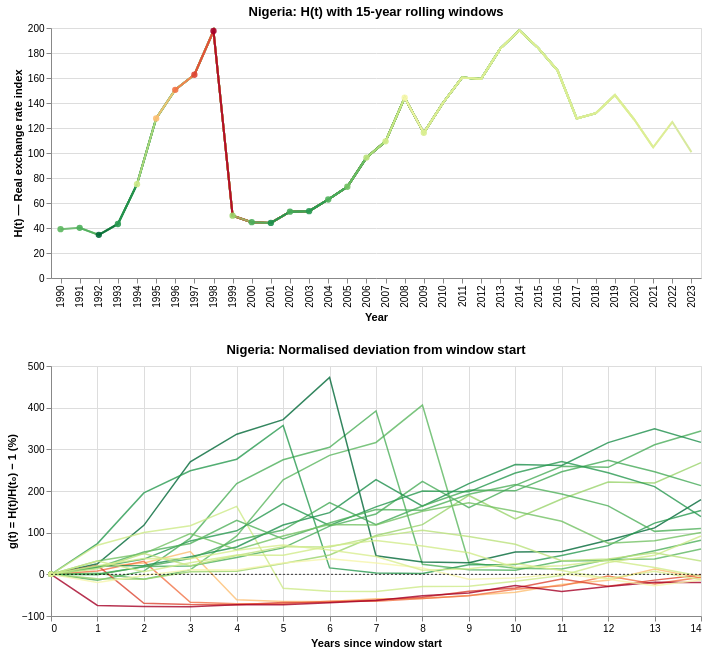

This figure's notebook cell:
### Markdown cell above
## Nigeria deep dive

Nigeria has up to 20 rolling 15-year windows and experienced a major real depreciation episode in 2014–2016, driven by the oil price collapse and naira devaluation. This section visualises how the timing of each window relative to this event shapes its outcome.

### Code cell
# Nigeria deep dive: H(t) windows + normalized deviation
nga = hybrid[hybrid['country'] == 'NGA'].copy()
nga_res = residuals[residuals['country'] == 'NGA'].copy()

print(f"Nigeria: {len(nga_res)} windows, start years {nga_res['window_start'].min()}–{nga_res['window_start'].max()}")

# Build per-window data for both charts
window_rows = []
for _, row in nga_res.iterrows():
    ws = int(row['window_start'])
    we = int(row['window_end'])
    net_pv = row['net_pv_by_debt_stock']
    win_data = nga[(nga['year'] >= ws) & (nga['year'] <= we)].copy()
    h0 = win_data['fx_index'].iloc[0]
    for _, yr in win_data.iterrows():
        window_rows.append({
            'year': yr['year'],
            'fx_index': yr['fx_index'],
            'window': f"{ws}–{we}",
            'window_start': ws,
            'g_pct': (yr['fx_index'] / h0 - 1) * 100,
            'years_since_start': yr['year'] - ws,
            'net_pv_pct': net_pv * 100,
        })

window_df = pd.DataFrame(window_rows)

# Color scale: diverging by net PV outcome (red=loss, green=gain)
outcome_scale = alt.Scale(scheme='redyellowgreen', domainMid=0)

# Top chart: H(t) over time with window segments
background = alt.Chart(nga).mark_line(
    color='lightgray', strokeWidth=1.5
).encode(
    x=alt.X('year:O', title='Year'),
    y=alt.Y('fx_index:Q', title='H(t) — Real exchange rate index')
)

window_lines = alt.Chart(window_df).mark_line(strokeWidth=2, opacity=0.8).encode(
    x=alt.X('year:O'),
    y=alt.Y('fx_index:Q'),
    color=alt.Color('net_pv_pct:Q', scale=outcome_scale, title='Net PV (%)'),
    detail='window:N',
    tooltip=['window', alt.Tooltip('net_pv_pct:Q', format='.2f')]
)

start_points = alt.Chart(
    window_df[window_df['years_since_start'] == 0]
).mark_point(size=40, filled=True, opacity=0.9).encode(
    x='year:O',
    y='fx_index:Q',
    color=alt.Color('net_pv_pct:Q', scale=outcome_scale, legend=None),
)

top_chart = (background + window_lines + start_points).properties(
    width=650, height=250, title='Nigeria: H(t) with 15-year rolling windows'
)

# Bottom chart: normalised deviation g(t) = H(t)/H(t0) - 1
deviation_lines = alt.Chart(window_df).mark_line(strokeWidth=1.5, opacity=0.8).encode(
    x=alt.X('years_since_start:Q', title='Years since window start'),
    y=alt.Y('g_pct:Q', title='g(t) = H(t)/H(t₀) − 1 (%)'),
    color=alt.Color('net_pv_pct:Q', scale=outcome_scale, title='Net PV (%)'),
    detail='window:N',
    tooltip=['window', 'years_since_start:Q', alt.Tooltip('g_pct:Q', format='.1f')]
)

origin_points = alt.Chart(
    window_df[window_df['years_since_start'] == 0]
).mark_point(size=30, filled=True).encode(
    x='years_since_start:Q',
    y='g_pct:Q',
    color=alt.Color('net_pv_pct:Q', scale=outcome_scale, legend=None),
)

zero_rule_bottom = alt.Chart(pd.DataFrame({'y': [0]})).mark_rule(
    color='black', strokeDash=[2, 2], strokeWidth=0.8
).encode(y='y:Q')

bottom_chart = (deviation_lines + origin_points + zero_rule_bottom).properties(
    width=650, height=250, title='Nigeria: Normalised deviation from window start'
)

alt.vconcat(top_chart, bottom_chart).resolve_scale(color='shared')

### Figure 1 — Vega-Lite specification as saved in the notebook (floating-point values rounded to 4 significant figures; data arrays with more than 128 entries replaced by an {"elided": "..."} marker saying what was removed)
{"config": {"view": {"continuousWidth": 300, "continuousHeight": 300}}, "vconcat": [{"layer": [{"data": {"name": "data-6d13d91f0d017c018f3d4d14e8476086"}, "mark": {"type": "line", "color": "lightgray", "strokeWidth": 1.5}, "encoding": {"x": {"field": "year", "title": "Year", "type": "ordinal"}, "y": {"field": "fx_index", "title": "H(t) — Real exchange rate index", "type": "quantitative"}}}, {"data": {"name": "data-fb4f1c197375d3f402d1f71adf508b5a"}, "mark": {"type": "line", "opacity": 0.8, "strokeWidth": 2}, "encoding": {"color": {"field": "net_pv_pct", "scale": {"domainMid": 0, "scheme": "redyellowgreen"}, "title": "Net PV (%)", "type": "quantitative"}, "detail": {"field": "window", "type": "nominal"}, "tooltip": [{"field": "window", "type": "nominal"}, {"field": "net_pv_pct", "format": ".2f", "type": "quantitative"}], "x": {"field": "year", "type": "ordinal"}, "y": {"field": "fx_index", "type": "quantitative"}}}, {"data": {"name": "data-5ffba913de188ce9b8a67406bf40c26c"}, "mark": {"type": "point", "filled": true, "opacity": 0.9, "size": 40}, "encoding": {"color": {"field": "net_pv_pct", "legend": null, "scale": {"domainMid": 0, "scheme": "redyellowgreen"}, "type": "quantitative"}, "x": {"field": "year", "type": "ordinal"}, "y": {"field": "fx_index", "type": "quantitative"}}}], "height": 250, "title": "Nigeria: H(t) with 15-year rolling windows", "width": 650}, {"layer": [{"data": {"name": "data-fb4f1c197375d3f402d1f71adf508b5a"}, "mark": {"type": "line", "opacity": 0.8, "strokeWidth": 1.5}, "encoding": {"color": {"field": "net_pv_pct", "scale": {"domainMid": 0, "scheme": "redyellowgreen"}, "title": "Net PV (%)", "type": "quantitative"}, "detail": {"field": "window", "type": "nominal"}, "tooltip": [{"field": "window", "type": "nominal"}, {"field": "years_since_start", "type": "quantitative"}, {"field": "g_pct", "format": ".1f", "type": "quantitative"}], "x": {"field": "years_since_start", "title": "Years since window start", "type": "quantitative"}, "y": {"field": "g_pct", "title": "g(t) = H(t)/H(t₀) − 1 (%)", "type": "quantitative"}}}, {"data": {"name": "data-5ffba913de188ce9b8a67406bf40c26c"}, "mark": {"type": "point", "filled": true, "size": 30}, "encoding": {"color": {"field": "net_pv_pct", "legend": null, "scale": {"domainMid": 0, "scheme": "redyellowgreen"}, "type": "quantitative"}, "x": {"field": "years_since_start", "type": "quantitative"}, "y": {"field": "g_pct", "type": "quantitative"}}}, {"data": {"name": "data-a0a55d106695e8d630baff0f16eee66d"}, "mark": {"type": "rule", "color": "black", "strokeDash": [2, 2], "strokeWidth": 0.8}, "encoding": {"y": {"field": "y", "type": "quantitative"}}}], "height": 250, "title": "Nigeria: Normalised deviation from window start", "width": 650}], "resolve": {"scale": {"color": "shared"}}, "$schema": "https://vega.github.io/schema/vega-lite/v5.20.1.json", "datasets": {"data-6d13d91f0d017c018f3d4d14e8476086": [{"country": "NGA", "year": 1990, "fx_index": 39.04, "baseline": 61.44, "nominal_fx": 0.1244}, {"country": "NGA", "year": 1991, "fx_index": 40.14, "baseline": 49.47, "nominal_fx": 0.1009}, {"country": "NGA", "year": 1992, "fx_index": 34.51, "baseline": 44.82, "nominal_fx": 0.05781}, {"country": "NGA", "year": 1993, "fx_index": 43.21, "baseline": 39.03, "nominal_fx": 0.04532}, {"country": "NGA", "year": 1994, "fx_index": 75.08, "baseline": 46.4, "nominal_fx": 0.04546}, {"country": "NGA", "year": 1995, "fx_index": 127.7, "baseline": 64.12, "nominal_fx": 0.04567}, {"country": "NGA", "year": 1996, "fx_index": 150.6, "baseline": 86.2, "nominal_fx": 0.04569}, {"country": "NGA", "year": 1997, "fx_index": 162.6, "baseline": 111.8, "nominal_fx": 0.04569}, {"country": "NGA", "year": 1998, "fx_index": 197.6, "baseline": 142.7, "nominal_fx": 0.04569}, {"country": "NGA", "year": 1999, "fx_index": 49.87, "baseline": 137.7, "nominal_fx": 0.01083}, {"country": "NGA", "year": 2000, "fx_index": 44.65, "baseline": 121.1, "nominal_fx": 0.009794}, {"country": "NGA", "year": 2001, "fx_index": 44.09, "baseline": 99.77, "nominal_fx": 0.008933}, {"country": "NGA", "year": 2002, "fx_index": 53.03, "baseline": 77.85, "nominal_fx": 0.008265}, {"country": "NGA", "year": 2003, "fx_index": 53.46, "baseline": 49.02, "nominal_fx": 0.007726}, {"country": "NGA", "year": 2004, "fx_index": 62.79, "baseline": 51.6, "nominal_fx": 0.007491}, {"country": "NGA", "year": 2005, "fx_index": 72.99, "baseline": 57.27, "nominal_fx": 0.007598}, {"country": "NGA", "year": 2006, "fx_index": 96.32, "baseline": 67.72, "nominal_fx": 0.00785}, {"country": "NGA", "year": 2007, "fx_index": 109.3, "baseline": 78.98, "nominal_fx": 0.008025}, {"country": "NGA", "year": 2008, "fx_index": 144.3, "baseline": 97.14, "nominal_fx": 0.008497}, {"country": "NGA", "year": 2009, "fx_index": 116.1, "baseline": 107.8, "nominal_fx": 0.006788}, {"country": "NGA", "year": 2010, "fx_index": 140.0, "baseline": 121.2, "nominal_fx": 0.00672}, {"country": "NGA", "year": 2011, "fx_index": 160.4, "baseline": 134.0, "nominal_fx": 0.006565}, {"country": "NGA", "year": 2012, "fx_index": 159.3, "baseline": 144.0, "nominal_fx": 0.006413}, {"country": "NGA", "year": 2013, "fx_index": 183.5, "baseline": 151.9, "nominal_fx": 0.00642}, {"country": "NGA", "year": 2014, "fx_index": 198.2, "baseline": 168.3, "nominal_fx": 0.00637}, {"country": "NGA", "year": 2015, "fx_index": 183.7, "baseline": 177.0, "nominal_fx": 0.00518}, {"country": "NGA", "year": 2016, "fx_index": 165.9, "baseline": 178.1, "nominal_fx": 0.003945}, {"country": "NGA", "year": 2017, "fx_index": 127.5, "baseline": 171.8, "nominal_fx": 0.002728}, {"country": "NGA", "year": 2018, "fx_index": 131.8, "baseline": 161.4, "nominal_fx": 0.002763}, {"country": "NGA", "year": 2019, "fx_index": 146.3, "baseline": 151.1, "nominal_fx": 0.002763}, {"country": "NGA", "year": 2020, "fx_index": 127.0, "baseline": 139.7, "nominal_fx": 0.002617}, {"country": "NGA", "year": 2021, "fx_index": 104.5, "baseline": 127.4, "nominal_fx": 0.002438}, {"country": "NGA", "year": 2022, "fx_index": 124.8, "baseline": 126.9, "nominal_fx": 0.002336}, {"country": "NGA", "year": 2023, "fx_index": 100.7, "baseline": 120.7, "nominal_fx": 0.001551}], "data-fb4f1c197375d3f402d1f71adf508b5a": {"elided": "300 records"}, "data-5ffba913de188ce9b8a67406bf40c26c": [{"year": 1990, "fx_index": 39.04, "window": "1990–2004", "window_start": 1990, "g_pct": 0.0, "years_since_start": 0, "net_pv_pct": 12.23}, {"year": 1991, "fx_index": 40.14, "window": "1991–2005", "window_start": 1991, "g_pct": 0.0, "years_since_start": 0, "net_pv_pct": 13.07}, {"year": 1992, "fx_index": 34.51, "window": "1992–2006", "window_start": 1992, "g_pct": 0.0, "years_since_start": 0, "net_pv_pct": 19.54}, {"year": 1993, "fx_index": 43.21, "window": "1993–2007", "window_start": 1993, "g_pct": 0.0, "years_since_start": 0, "net_pv_pct": 15.24}, {"year": 1994, "fx_index": 75.08, "window": "1994–2008", "window_start": 1994, "g_pct": 0.0, "years_since_start": 0, "net_pv_pct": 4.622}, {"year": 1995, "fx_index": 127.7, "window": "1995–2009", "window_start": 1995, "g_pct": 0.0, "years_since_start": 0, "net_pv_pct": -2.291}, {"year": 1996, "fx_index": 150.6, "window": "1996–2010", "window_start": 1996, "g_pct": 0.0, "years_since_start": 0, "net_pv_pct": -4.103}, {"year": 1997, "fx_index": 162.6, "window": "1997–2011", "window_start": 1997, "g_pct": 0.0, "years_since_start": 0, "net_pv_pct": -5.128}, {"year": 1998, "fx_index": 197.6, "window": "1998–2012", "window_start": 1998, "g_pct": 0.0, "years_since_start": 0, "net_pv_pct": -6.977}, {"year": 1999, "fx_index": 49.87, "window": "1999–2013", "window_start": 1999, "g_pct": 0.0, "years_since_start": 0, "net_pv_pct": 8.42}, {"year": 2000, "fx_index": 44.65, "window": "2000–2014", "window_start": 2000, "g_pct": 0.0, "years_since_start": 0, "net_pv_pct": 13.26}, {"year": 2001, "fx_index": 44.09, "window": "2001–2015", "window_start": 2001, "g_pct": 0.0, "years_since_start": 0, "net_pv_pct": 16.24}, {"year": 2002, "fx_index": 53.03, "window": "2002–2016", "window_start": 2002, "g_pct": 0.0, "years_since_start": 0, "net_pv_pct": 13.59}, {"year": 2003, "fx_index": 53.46, "window": "2003–2017", "window_start": 2003, "g_pct": 0.0, "years_since_start": 0, "net_pv_pct": 15.3}, {"year": 2004, "fx_index": 62.79, "window": "2004–2018", "window_start": 2004, "g_pct": 0.0, "years_since_start": 0, "net_pv_pct": 12.89}, {"year": 2005, "fx_index": 72.99, "window": "2005–2019", "window_start": 2005, "g_pct": 0.0, "years_since_start": 0, "net_pv_pct": 10.83}, {"year": 2006, "fx_index": 96.32, "window": "2006–2020", "window_start": 2006, "g_pct": 0.0, "years_since_start": 0, "net_pv_pct": 6.076}, {"year": 2007, "fx_index": 109.3, "window": "2007–2021", "window_start": 2007, "g_pct": 0.0, "years_since_start": 0, "net_pv_pct": 4.354}, {"year": 2008, "fx_index": 144.3, "window": "2008–2022", "window_start": 2008, "g_pct": 0.0, "years_since_start": 0, "net_pv_pct": 0.4908}, {"year": 2009, "fx_index": 116.1, "window": "2009–2023", "window_start": 2009, "g_pct": 0.0, "years_since_start": 0, "net_pv_pct": 3.704}], "data-a0a55d106695e8d630baff0f16eee66d": [{"y": 0}]}}
